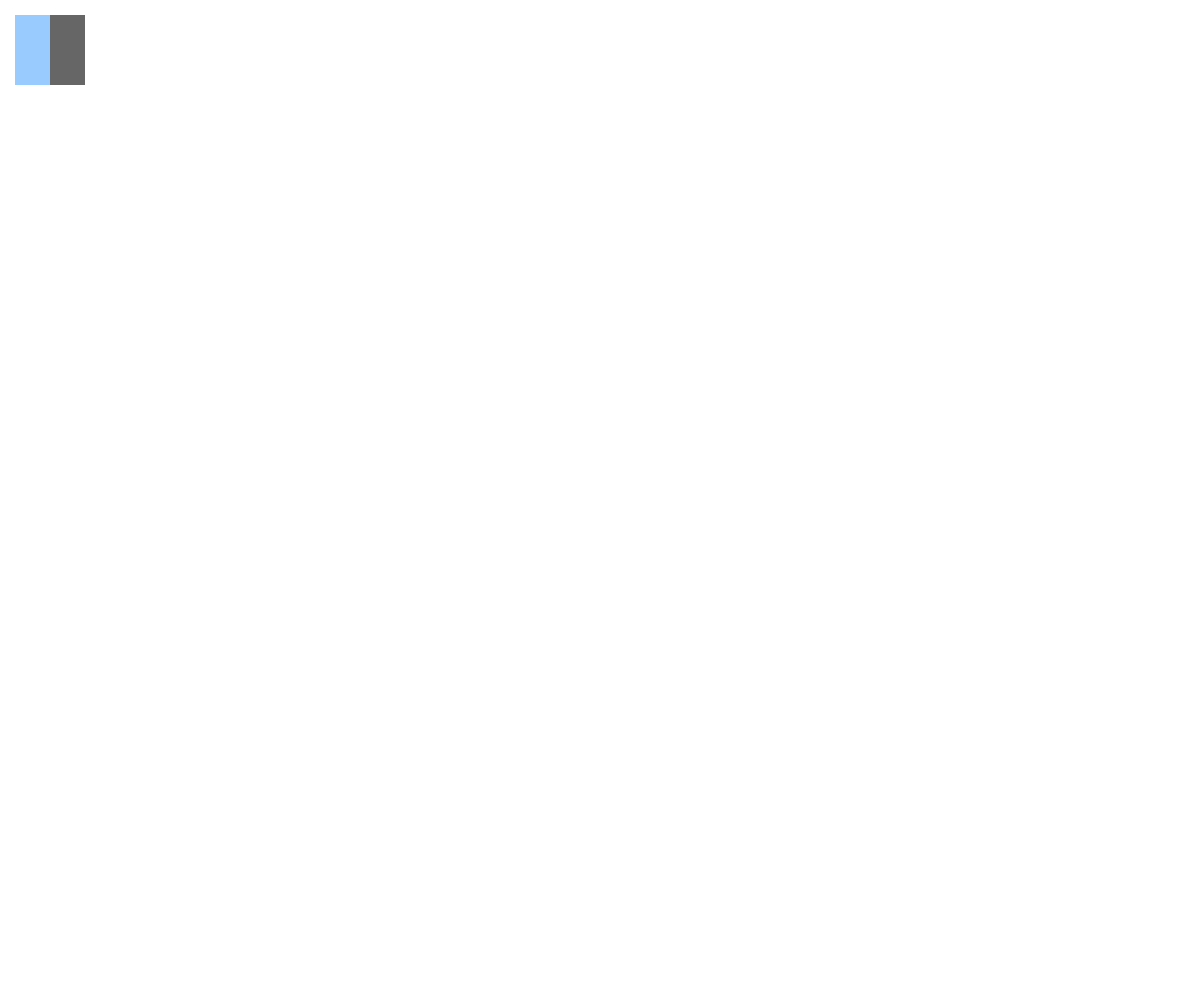
Frame 1 (no input)
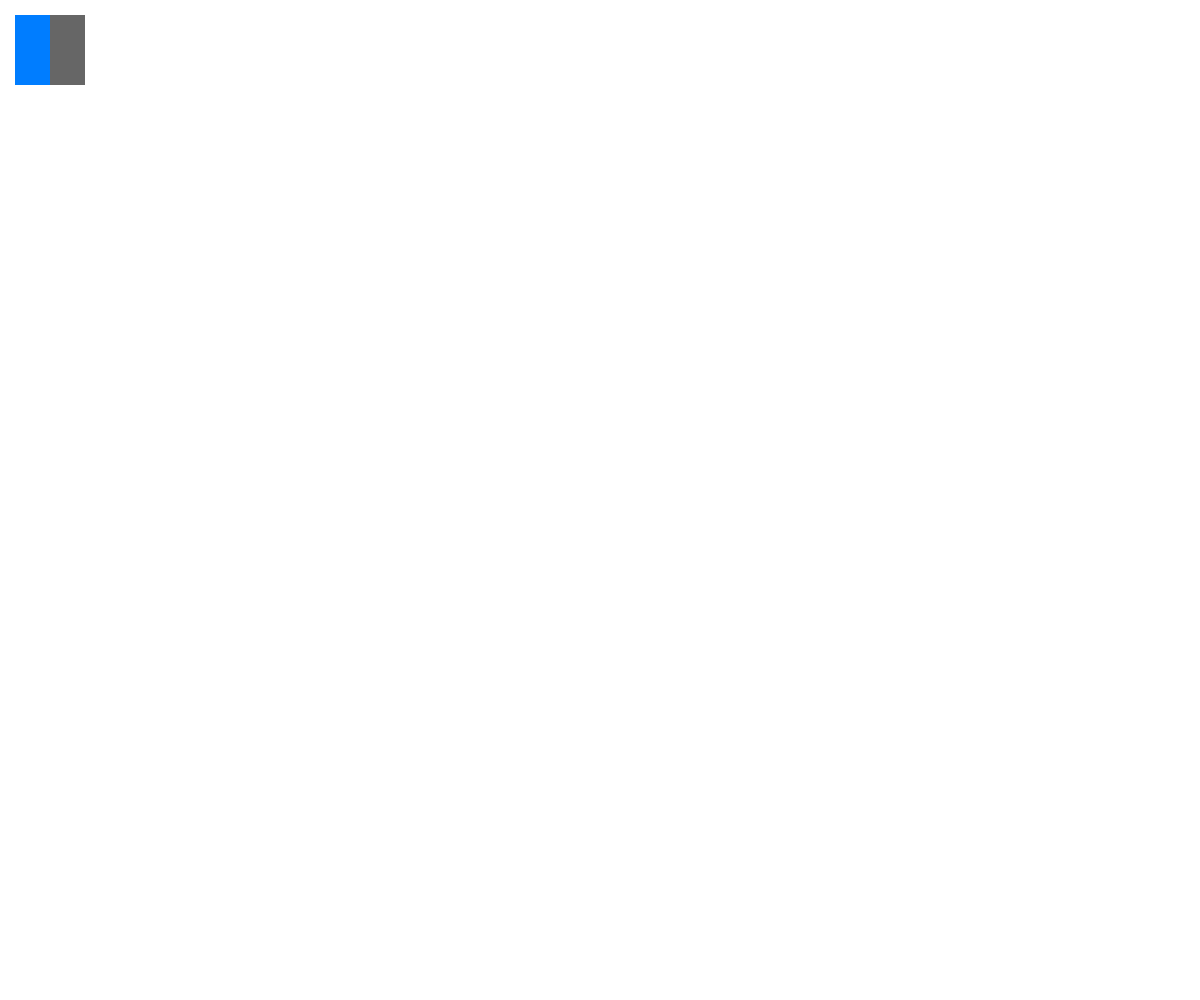
Frame 60 (no input)
Frame 120 (the mouse pressed at the canvas centre since frame 60): identical to frame 60, image omitted

The p5.js sketch that drew these frames (run headless with seeded random() and noise() and a simulated clock; from frame 60 on, the mouse is pressed at the canvas centre):

// p5.js sketch
// ── sketch.js
// this is an example for me to learn the references in p5
function setup() {
	createCanvas(windowWidth, windowHeight);
}

function draw() {
	// background(220);
	// ellipse(200,200,50,70)//椭圆ellipse

	// line(-50,-100,500,500)//线line

	// rect(30,20,50,60)//方形

	noStroke();
	let c=color(0,126,255,102);
	fill(c);
	rect(15,15,35,70);
	let value=alpha(c);
	fill(value);
	rect(50,15,35,70);


}
